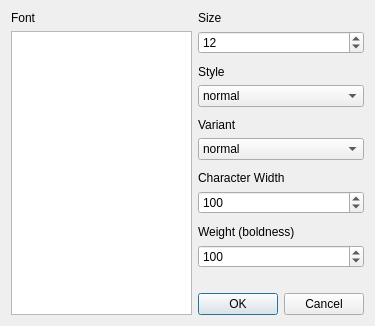
<?xml version="1.0" encoding="UTF-8"?>
<ui version="4.0">
 <class>FontDialog</class>
 <widget class="QDialog" name="FontDialog">
  <property name="geometry">
   <rect>
    <x>0</x>
    <y>0</y>
    <width>375</width>
    <height>326</height>
   </rect>
  </property>
  <property name="windowTitle">
   <string>Select Font</string>
  </property>
  <layout class="QGridLayout" name="gridLayout" columnstretch="2,0">
   <item row="4" column="1">
    <widget class="QLabel" name="label_2">
     <property name="text">
      <string>Style</string>
     </property>
    </widget>
   </item>
   <item row="7" column="1">
    <widget class="QLabel" name="label_3">
     <property name="text">
      <string>Variant</string>
     </property>
    </widget>
   </item>
   <item row="5" column="1">
    <widget class="QComboBox" name="style">
     <property name="minimumSize">
      <size>
       <width>150</width>
       <height>0</height>
      </size>
     </property>
     <item>
      <property name="text">
       <string>normal</string>
      </property>
     </item>
     <item>
      <property name="text">
       <string>italic</string>
      </property>
     </item>
     <item>
      <property name="text">
       <string>oblique</string>
      </property>
     </item>
    </widget>
   </item>
   <item row="8" column="1">
    <widget class="QComboBox" name="variant">
     <property name="minimumSize">
      <size>
       <width>150</width>
       <height>0</height>
      </size>
     </property>
     <item>
      <property name="text">
       <string>normal</string>
      </property>
     </item>
     <item>
      <property name="text">
       <string>small-caps</string>
      </property>
     </item>
    </widget>
   </item>
   <item row="6" column="1">
    <spacer name="verticalSpacer_2">
     <property name="orientation">
      <enum>Qt::Vertical</enum>
     </property>
     <property name="sizeType">
      <enum>QSizePolicy::Fixed</enum>
     </property>
     <property name="sizeHint" stdset="0">
      <size>
       <width>20</width>
       <height>5</height>
      </size>
     </property>
    </spacer>
   </item>
   <item row="15" column="1">
    <spacer name="verticalSpacer">
     <property name="orientation">
      <enum>Qt::Vertical</enum>
     </property>
     <property name="sizeHint" stdset="0">
      <size>
       <width>20</width>
       <height>40</height>
      </size>
     </property>
    </spacer>
   </item>
   <item row="10" column="1">
    <widget class="QLabel" name="label_4">
     <property name="text">
      <string>Character Width</string>
     </property>
    </widget>
   </item>
   <item row="11" column="1">
    <widget class="QSpinBox" name="stretch">
     <property name="maximum">
      <number>1000</number>
     </property>
     <property name="value">
      <number>100</number>
     </property>
    </widget>
   </item>
   <item row="9" column="1">
    <spacer name="verticalSpacer_3">
     <property name="orientation">
      <enum>Qt::Vertical</enum>
     </property>
     <property name="sizeType">
      <enum>QSizePolicy::Fixed</enum>
     </property>
     <property name="sizeHint" stdset="0">
      <size>
       <width>20</width>
       <height>5</height>
      </size>
     </property>
    </spacer>
   </item>
   <item row="13" column="1">
    <widget class="QLabel" name="label_5">
     <property name="text">
      <string>Weight (boldness)</string>
     </property>
    </widget>
   </item>
   <item row="14" column="1">
    <widget class="QSpinBox" name="weight">
     <property name="maximum">
      <number>1000</number>
     </property>
     <property name="value">
      <number>100</number>
     </property>
    </widget>
   </item>
   <item row="12" column="1">
    <spacer name="verticalSpacer_4">
     <property name="orientation">
      <enum>Qt::Vertical</enum>
     </property>
     <property name="sizeType">
      <enum>QSizePolicy::Fixed</enum>
     </property>
     <property name="sizeHint" stdset="0">
      <size>
       <width>20</width>
       <height>5</height>
      </size>
     </property>
    </spacer>
   </item>
   <item row="1" column="1">
    <widget class="QLabel" name="label_6">
     <property name="text">
      <string>Size</string>
     </property>
    </widget>
   </item>
   <item row="2" column="1">
    <widget class="QSpinBox" name="size">
     <property name="minimum">
      <number>1</number>
     </property>
     <property name="maximum">
      <number>255</number>
     </property>
     <property name="value">
      <number>12</number>
     </property>
    </widget>
   </item>
   <item row="3" column="1">
    <spacer name="verticalSpacer_5">
     <property name="orientation">
      <enum>Qt::Vertical</enum>
     </property>
     <property name="sizeType">
      <enum>QSizePolicy::Fixed</enum>
     </property>
     <property name="sizeHint" stdset="0">
      <size>
       <width>20</width>
       <height>5</height>
      </size>
     </property>
    </spacer>
   </item>
   <item row="1" column="0">
    <widget class="QLabel" name="label">
     <property name="text">
      <string>Font</string>
     </property>
    </widget>
   </item>
   <item row="2" column="0" rowspan="15">
    <widget class="QListWidget" name="fontName">
     <property name="minimumSize">
      <size>
       <width>100</width>
       <height>0</height>
      </size>
     </property>
    </widget>
   </item>
   <item row="16" column="1">
    <widget class="QDialogButtonBox" name="buttons">
     <property name="orientation">
      <enum>Qt::Horizontal</enum>
     </property>
     <property name="standardButtons">
      <set>QDialogButtonBox::Cancel|QDialogButtonBox::Ok</set>
     </property>
    </widget>
   </item>
  </layout>
 </widget>
 <resources/>
 <connections>
  <connection>
   <sender>buttons</sender>
   <signal>accepted()</signal>
   <receiver>FontDialog</receiver>
   <slot>accept()</slot>
   <hints>
    <hint type="sourcelabel">
     <x>248</x>
     <y>254</y>
    </hint>
    <hint type="destinationlabel">
     <x>157</x>
     <y>274</y>
    </hint>
   </hints>
  </connection>
  <connection>
   <sender>buttons</sender>
   <signal>rejected()</signal>
   <receiver>FontDialog</receiver>
   <slot>reject()</slot>
   <hints>
    <hint type="sourcelabel">
     <x>316</x>
     <y>260</y>
    </hint>
    <hint type="destinationlabel">
     <x>286</x>
     <y>274</y>
    </hint>
   </hints>
  </connection>
 </connections>
</ui>
